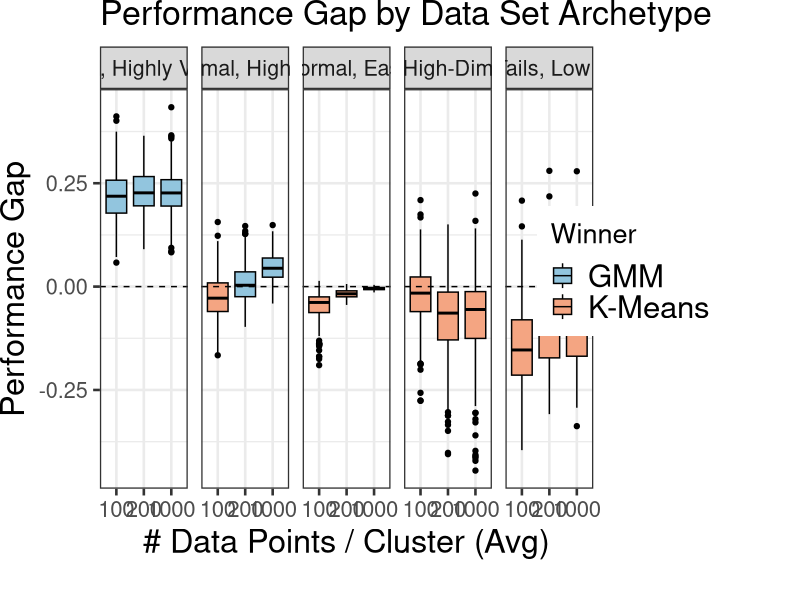
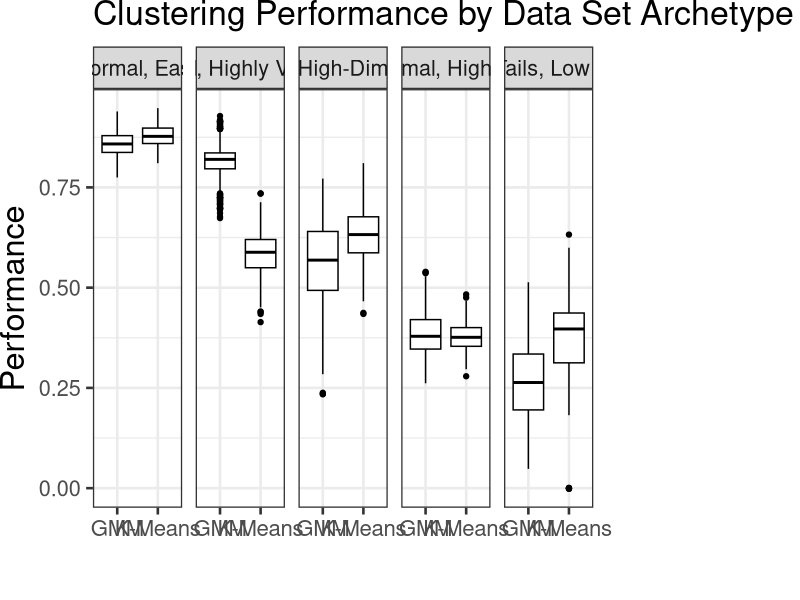
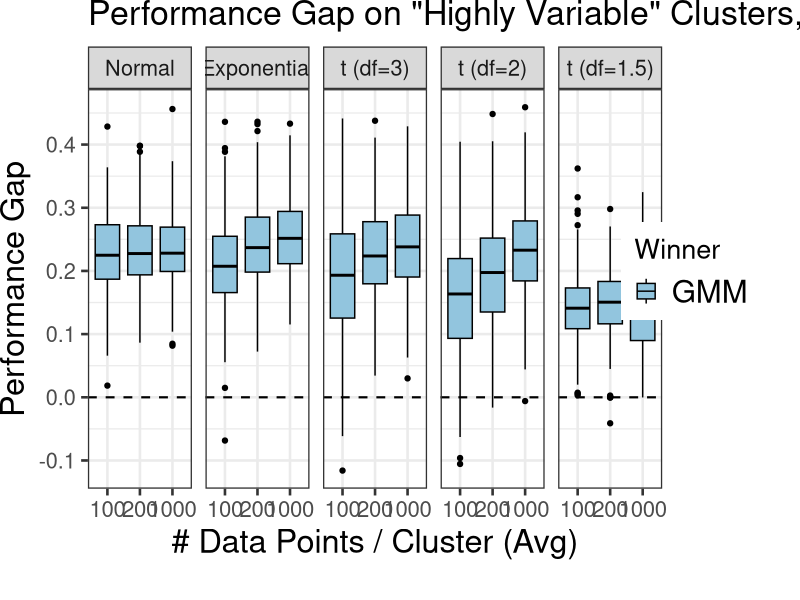

The R script that drew these images, in order:
library(ggplot2)
library(tidyverse)
library(readr)
library(colorspace)

#### RUN ALL THE CODE BELOW TO REPRODUCE FIGURES 11 AND 12 ####

#### Steps to reproduce Figure 11 ####

data100 <- read_csv("../data/gmm-vs-kmeans/gmm-vs-kmeans-benchmark-100percluster.csv")[,-1] %>%
  mutate('samples_per_cluster' = 100)
data200 <- read_csv("../data/gmm-vs-kmeans/gmm-vs-kmeans-benchmark-200percluster.csv")[,-1] %>%
  mutate('samples_per_cluster' = 200)
data1000 <- read_csv("../data/gmm-vs-kmeans/gmm-vs-kmeans-benchmark-1000percluster.csv")[,-1] %>%
  mutate('samples_per_cluster' = 1000)
data_agg <- full_join(data100, data200) %>% full_join(data1000)

data_long <- data_agg %>%
  pivot_longer(cols=c('kmeans','gauss'), values_to='AMI', names_to='method') %>%
  mutate('method' = fct_recode(method,
                                  "K-Means"="kmeans",
                                  "GMM"="gauss",
                                  )) %>%
  rename('Method'='method') %>%
  mutate('archetype' = fct_reorder(.f = archetype, .x = AMI,
                                   .fun = median, .desc=T)) %>%
  rename('Archetype'='archetype') %>%
  mutate('Archetype' = fct_recode(Archetype,
                           "Normal, Easy"="normal_easy",
                           "Normal, Highly Variable"="normal_highlyvariable",
                           "Normal, High-Dimensional"="highdim_shallow",
                           "Non-Normal, High Overlap"="expon_highoverlap",
                           "Heavy Tails, Low Overlap"="heavytailed",
                          )) %>%
  rename('Performance'='AMI')
  
data <- data_agg %>%
  mutate('performance_diff' = gauss-kmeans) %>%
  mutate('archetype' = fct_reorder(.f = archetype, .x = performance_diff,
                                   .fun = median, .desc=T)) %>%
  rename('Archetype'='archetype') %>%
  mutate('Archetype' = fct_recode(Archetype,
                                  "Normal, Easy"="normal_easy",
                                  "Normal, Highly Variable"="normal_highlyvariable",
                                  "Normal, High-Dimensional"="highdim_shallow",
                                  "Non-Normal, High Overlap"="expon_highoverlap",
                                  "Heavy Tails, Low Overlap"="heavytailed",
  )) %>%
  rename('Performance Gap' = performance_diff) %>%
  mutate('# data points per cluster' = factor(samples_per_cluster,ordered=TRUE))
  
cols <- c("100" = "lightgray", "200" = "gray", "1000" = "darkgray")

diff_color <- data %>%
  group_by(Archetype,`# data points per cluster`) %>%
  summarise(col = median(`Performance Gap`), sd = sd(`Performance Gap`)) %>%
  ungroup()

data <- left_join(data, diff_color) %>%
  rename("# Data Points / Cluster (Avg)" = "# data points per cluster") %>%
  mutate(Winner = ifelse(col > sd/sqrt(300), 'GMM', ifelse(col < -sd/sqrt(300), 'K-Means', 'Tie')))

# winner is GMM if >0 else KMeans

ggplot(data=data) +
  facet_grid(. ~ Archetype) +
  geom_boxplot(mapping=aes(x=`# Data Points / Cluster (Avg)`, y=`Performance Gap`,
                           fill=Winner),
               linewidth=0.5, color='black') +
  ggtitle('Performance Gap by Data Set Archetype') +
  theme_bw(base_size = 19.5) +
  theme(legend.text=element_text(size=rel(1.15))) +
  theme(plot.title=element_text(size=rel(1.25))) +
  theme(axis.title.x=element_text(size=rel(1.2))) +
  theme(axis.text.x=element_text(size=rel(1.025))) +
  theme(axis.title.y=element_text(size=rel(1.2))) +
  geom_hline(aes(yintercept=0), linetype='dashed', linewidth=0.5) + 
  theme(legend.position = c(1.075,0.545)) +
  theme(plot.margin = unit(c(0,5.25,1.0,0), "cm")) +
  scale_fill_manual(values=c("GMM"="#92c5de", "K-Means"="#f4a582"))

ggplot(data=data_long %>% filter(samples_per_cluster==200)) +
  facet_grid(. ~ Archetype) +
  geom_boxplot(mapping=aes(x=Method, y=Performance),
               linewidth=0.5, color='black') +
  ggtitle('Clustering Performance by Data Set Archetype (~200 Data Points / Cluster)') +
  theme_bw(base_size = 19.5) +
  theme(legend.text=element_text(size=rel(1.15))) +
  theme(plot.title=element_text(size=rel(1.25))) +
  theme(axis.title.x=element_text(size=rel(1.2))) +
  theme(axis.title.x=element_blank()) +
  theme(axis.text.x=element_text(size=rel(1.025))) +
  theme(axis.title.y=element_text(size=rel(1.2))) +
  theme(legend.position = c(1.075,0.545)) +
  theme(plot.margin = unit(c(0,5.25,1.5,0), "cm")) +
  scale_fill_manual(values=c("GMM"="#92c5de", "K-Means"="#f4a582"))



#### Steps to reproduce Figure 12 ####

data100_hv <- read_csv("../data/gmm-vs-kmeans/gmm-vs-kmeans-highlyvariable-100percluster.csv")[,-1] %>%
  mutate('samples_per_cluster' = 100)
data200_hv <- read_csv("../data/gmm-vs-kmeans/gmm-vs-kmeans-highlyvariable-200percluster.csv")[,-1] %>%
  mutate('samples_per_cluster' = 200)
data1000_hv <- read_csv("../data/gmm-vs-kmeans/gmm-vs-kmeans-highlyvariable-1000percluster.csv")[,-1] %>%
  mutate('samples_per_cluster' = 1000)
data_agg_hv <- full_join(data100_hv, data200_hv) %>% full_join(data1000_hv)

data_hv <- data_agg_hv %>%
  mutate('performance_diff' = gauss-kmeans) %>%
  mutate('archetype' = fct_reorder(.f = archetype, .x = performance_diff,
                                   .fun = function(x) 0.1*min(x) + 0.9*median(x), .desc=T)) %>%
  rename('Archetype'='archetype') %>%
  mutate('Archetype' = fct_recode(Archetype,
                                  "Normal"="normal_highlyvariable",
                                  "Exponential"="nonnormal_highlyvariable",
                                  "t (df=3)"="heavytails_med_highlyvariable",
                                  "t (df=2)"="heavytails_hard_highlyvariable",
                                  "t (df=1.5)"="heavytails_hardhard_highlyvariable")) %>%
  rename('Performance Gap' = performance_diff) %>%
  mutate("# Data Points / Cluster (Avg)" = factor(samples_per_cluster,ordered=TRUE))

diff_color_hv <- data_hv %>%
  group_by(Archetype,`# Data Points / Cluster (Avg)`) %>%
  summarise(col = median(`Performance Gap`), sd = sd(`Performance Gap`)) %>%
  ungroup()

data_hv <- left_join(data_hv, diff_color_hv) %>%
  mutate(Winner = ifelse(col > sd/sqrt(300), 'GMM', ifelse(col < -sd/sqrt(300), 'K-Means', 'Tie')))

ggplot(data=data_hv) +
  facet_grid(. ~ Archetype) +
  geom_boxplot(mapping=aes(x=`# Data Points / Cluster (Avg)`, y=`Performance Gap`,
                           fill=Winner),
               linewidth=0.5, color='black') +
  ggtitle('Performance Gap on "Highly Variable" Clusters, by Distribution') +
  theme_bw(base_size = 19.5) +
  theme(legend.text=element_text(size=rel(1.15))) +
  theme(plot.title=element_text(size=rel(1.25))) +
  theme(axis.title.x=element_text(size=rel(1.2))) +
  theme(axis.text.x=element_text(size=rel(1.025))) +
  theme(axis.title.y=element_text(size=rel(1.2))) +
  geom_hline(aes(yintercept=0), linetype='dashed', linewidth=0.75) + 
  theme(legend.position = c(1.05,0.545)) +
  theme(plot.margin = unit(c(0,3.5,1.0,0), "cm")) +
  scale_fill_manual(values=c("GMM"="#92c5de", "K-Means"="#f4a582"))
